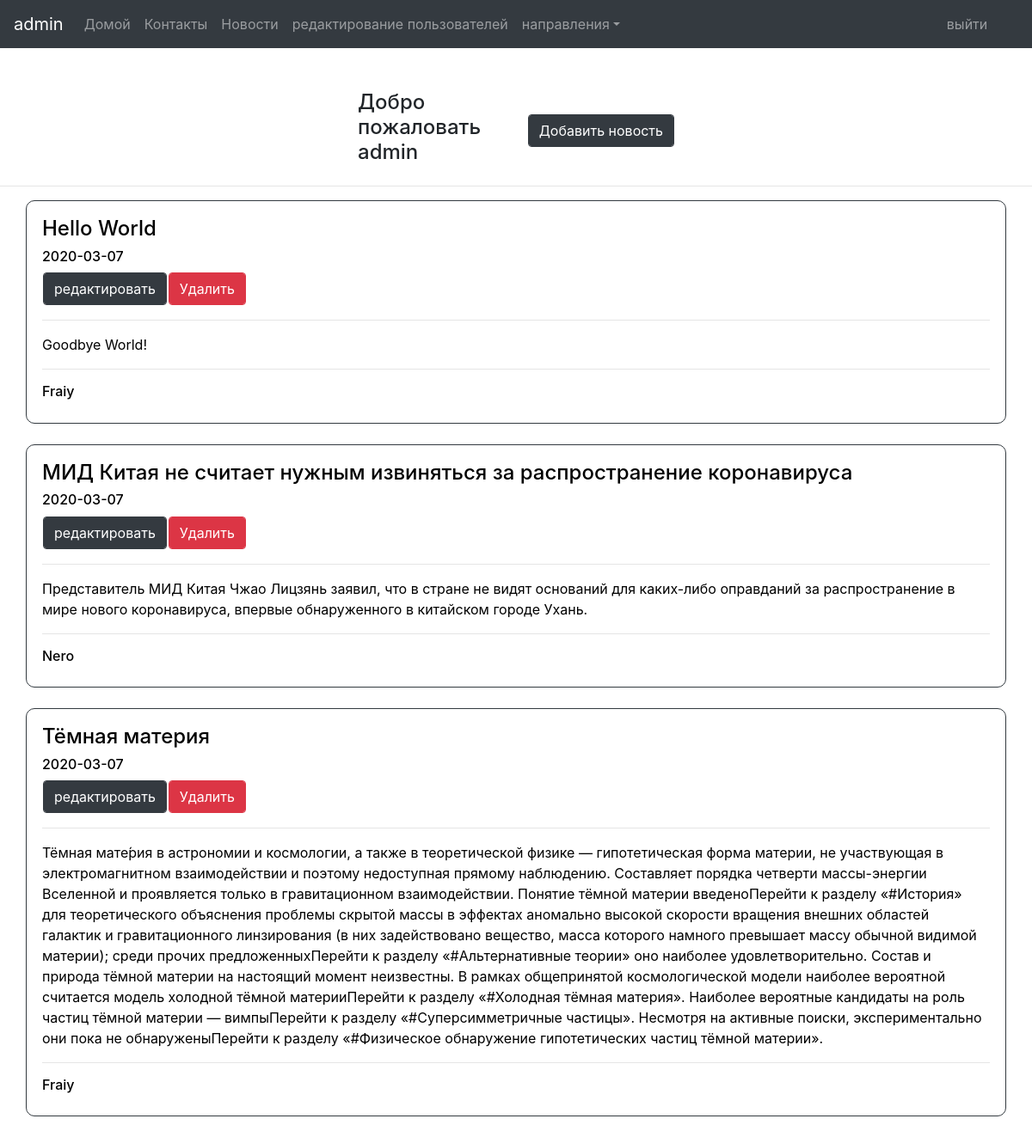
The page /news/index (signed in) on the database its author committed.
### tables this page shows
CREATE TABLE `news` (
  `id` int(11) NOT NULL,
  `title` text NOT NULL,
  `date` date NOT NULL,
  `text` text NOT NULL,
  `author` text NOT NULL
);

### application/core/view.php (called while the page is built)
<?php
class View
{
	function generate($content_view, $template_view, $data = null)
	{
		include 'application/views/'.$template_view;
	}
}
?>

### application/controllers/controller_news.php (called while the page is built, shortened)
<?php
class Controller_News extends Controller
{
	function __construct()
	{
		$this->model = new Model_News();
		$this->view = new View();
	}
	function action_index()
	{
		$news = $this->model->get_news();
		$this->view->generate('news_view.php', 'template_view.php', $news);
	}
}
?>

### application/bootstrap.php (called while the page is built, shortened)
<?php
require_once 'core/model.php';
require_once 'core/view.php';
Route::start();
?>

### application/core/model.php (called while the page is built, shortened)
<?php
class Model
{
	public function __construct()
    {
        mysqli_set_charset($this->link = new mysqli(
            $GLOBALS['host'],
            $GLOBALS['user'],
            $GLOBALS['password'],
            $GLOBALS['database']
        ), 'utf8');
    }
}
?>

### application/models/Model_news.php (called while the page is built, shortened)
<?php
class Model_News extends Model
{
  public function get_news()
  {
    $query = 'SELECT * FROM `news`';
    $result = mysqli_query($this->link, $query);
    return $result;
  }
}
?>

### application/views/news_view.php (the view)
<br><br>
<div class="container col-4">
<?php if (isset($_SESSION['login'])) {?>
  <form method="post" action="/news/addPage/">
    <table>
      <tr>
        <td>
          <h4>Добро пожаловать <?php echo $_SESSION['login']; ?>&nbsp;&nbsp;&nbsp;&nbsp;</h4>
        </td>
        <td>
          <input type="submit" class="form-control btn btn-dark" name="add"  value="Добавить новость">
        </td>
      </tr>
    </table>
  </form>
<?php } else {?>
  <h5>Чтобы добавлять записи и оставлять комментарии нужно <a href="/User/index">авторизироваться</a> или <a href="/User/registrationPage">зарегистрироваться</a></h5></p>
<?php } ?>
</div>
<hr>
<?php foreach ($data as $row){?>
  <div class="container" style = "border:solid #333A40 1px; border-radius: 10px; padding:18px;">
    <a style = "color:black; text-decoration: none;" href="/news/Page/?
      id=<?php echo $row['id'];?>
      &title=<?php echo $row['title'];?>
      &data=<?php echo $row['date'];?>
      &author=<?php echo $row['author'];?>
      &text=<?php echo $row['text'];?>">
        <h4> <?php echo $row['title'];?></h4>
        <h6> <?php echo $row['date']; ?></h6>
          <?php
          if (isset($_SESSION['login'])) {
          if ($_SESSION['login'] == $row['author'] || isset($_SESSION['isAdmin']) == true) {?>
            <table>
            <tr>
              <td>
                <a class="form-control btn btn-dark" href="/news/editPage/?id=<?php echo $row['id'];?>&title=<?php echo $row['title'];?>
                  &author=<?php echo $row['author']; ?>&text=<?php echo $row['text'];?>">редактировать</a>
              </td>
              <td>
                <a class="form-control btn btn-danger" href="/news/delete/?id=<?php echo $row['id'];?>&author=<?php echo $row['author']; ?>">Удалить</a>
              </td>
            </tr>
          </table>
        <?php } }?>
      <hr>
      <div class=""><?php echo $row['text'];?></div><hr>
      <div class=""><h6><?php echo $row['author'];?></h6></div>
      </a>
  </div>
  <br>
<?php } ?>

### rows shown on the page
news: title "Hello World", date "2020-03-07", text "Goodbye World!", author "Fraiy"
news: title "МИД Китая не считает нужным извиняться за распространение коронавируса", date "2020-03-07", text "Представитель МИД Китая Чжао Лицзянь заявил, что в стране не видят оснований для каких-либо оправданий за распространение в мире нового коронавируса, впервые обнаруженного в китайском городе Ухань.", author "Nero"
news: title "Тёмная материя", date "2020-03-07", text "Тёмная мате́рия в астрономии и космологии, а также в теоретической физике — гипотетическая форма материи, не участвующая в электромагнитном взаимодействии и поэтому недоступная прямому наблюдению. Составляет порядка четверти массы-энергии Вселенной и проявляется только в гравитационном взаимодействии. Понятие тёмной материи введеноПерейти к разделу «#История» для теоретического объяснения проблемы скрытой массы в эффектах аномально высокой скорости вращения внешних областей галактик и гравитационного линзирования (в них задействовано вещество, масса которого намного превышает массу обычной видимой материи); среди прочих предложенныхПерейти к разделу «#Альтернативные теории» оно наиболее…", author "Fraiy"

### other values the page prints
$_SESSION['login'] "admin"
